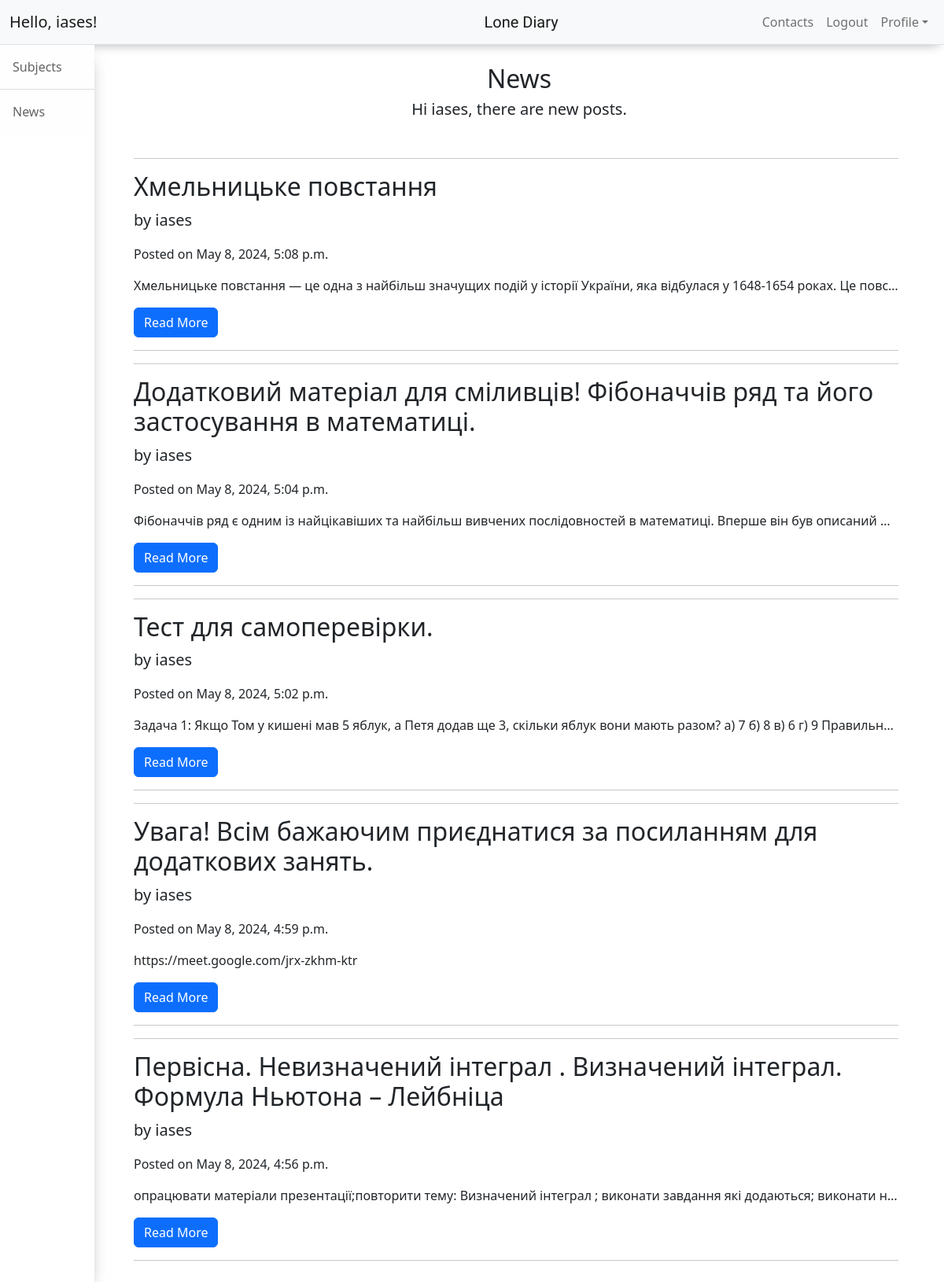
Page /news (signed in) on the committed database.
### mainsite/models.py (models this page shows, shortened)
class Lesson(models.Model):
    course = models.ForeignKey(Course, on_delete=models.CASCADE, verbose_name="Курс", null=True)
    title = models.CharField(max_length=90, verbose_name="Заголовок")
    content = models.TextField(verbose_name="Опис")
    published_date = models.DateTimeField(auto_created=True, verbose_name="Дата")
    category = models.ForeignKey(Category, on_delete=models.CASCADE, verbose_name="Категорія")
    user = models.ForeignKey(settings.AUTH_USER_MODEL, on_delete=models.CASCADE, verbose_name="Автор")
    class Meta:
        verbose_name = "Урок"
        verbose_name_plural = "Уроки"

### mainsite/views.py (the view)
# urls.py: path('news', views.news, name='news'),
def news(request):
    posts = Lesson.objects.all().order_by("-published_date")
    context = {
        'posts': posts,
    }
    return render(request, 'mainsite/news.html', context)

### templates/mainsite/news.html (shortened to what this page needs)
{% extends 'mainsite/base.html' %}
{% block content %}
<div class="main" style="display: flex;">
    {% include 'mainsite/includes/sidebar_pupil.html' %}
    <div class="content" style="width: 90%; display: block;">
        <br>
        <h2 align="center">News</h2>
        <h5 align="center">Hi {{ user.username }}, there are new posts.</h5>
        <div style="width: 90%; display: block; margin: 50px;">
            {% for post in posts %}
                <hr>
                <h2>{{post.title}}</h2>
                <p class="lead">by {{post.user}}</p>
                <p> Posted on {{ post.published_date }}</p>
                <p style="overflow: hidden; max-width: 185ch; white-space: nowrap; text-overflow: ellipsis;">{{ post.content }}</p>
                <a class="btn btn-primary" href="{% url 'post' title=post.title %}">Read More
                </a>
                <hr>
            {% endfor %}
        </div>
    </div>
</div>
{% endblock %}

### templates/mainsite/base.html (shortened to what this page needs)
<!DOCTYPE html>
<html lang="en">
{% load static %}
<head>
    <link href="{% static 'mainsite/css/styles.css' %}" rel="stylesheet"/>
</head>
<body>
<div id="page-content-wrapper">
    <nav class="navbar navbar-expand-lg navbar-light bg-light border-bottom" style="-webkit-box-shadow: 0px 7px 13px -7px rgba(0,0,0,0.31); -moz-box-shadow: 0px 7px 13px -7px rgba(0,0,0,0.31); box-shadow: 0px 7px 13px -7px rgba(0,0,0,0.31);">
        <div class="container-fluid">
            <div class="collapse navbar-collapse" id="navbarSupportedContent">
                {% if user.is_authenticated %}
                    <div class="navbar-brand">Hello, {{ user.username }}!</div>
                {% else %}
                    <div class="navbar-brand">Hello</div>
                {% endif %}
                <a class="navbar-brand" href="/" style='padding-left: 40.5%; font-family: "Poetsen One", sans-serif; font-weight: 400; font-style: normal; font-size: 20px;'>Lone Diary</a>
                <ul class="navbar-nav ms-auto mt-2 mt-lg-0">
                    <li class="nav-item"><a class="nav-link" href="{% url 'contacts' %}">Contacts</a></li>
                    {% if user.is_authenticated %}
                    <li class="nav-item"><a class="nav-link" href="{% url 'logout' %}">Logout</a></li>
                    {% else %}
                    <li class="nav-item"><a class="nav-link" href="{% url 'login' %}">Login</a>
                    <li class="nav-item"><a class="nav-link" href="#">|</a>
                    <li class="nav-item"><a class="nav-link" href="{% url 'register' %}">Registration   </a>
                    {% endif %}
                    <li class="nav-item dropdown">
                        <a class="nav-link dropdown-toggle" id="navbarDropdown" href="#" role="button"
                           data-bs-toggle="dropdown" aria-haspopup="true" aria-expanded="false">Profile</a>
                    </li>
                </ul>
            </div>
        </div>
    </nav>
    {% block content %}
    {% endblock %}
</div>
</body>
</html>

### rows in the picture
Lesson: title "Хмельницьке повстання", user "iases", published_date "May 8, 2024, 5:08 p.m.", content "Хмельницьке повстання — це одна з найбільш значущих подій у історії України, яка відбулася у 1648-1654 роках. Це повс…"
Lesson: title "Додатковий матеріал для сміливців! Фібоначчів ряд та його застосування в математиці.", user "iases", published_date "May 8, 2024, 5:04 p.m.", content "Фібоначчів ряд є одним із найцікавіших та найбільш вивчених послідовностей в математиці. Вперше він був описаний…"
Lesson: title "Тест для самоперевірки.", user "iases", published_date "May 8, 2024, 5:02 p.m.", content "Задача 1: Якщо Том у кишені мав 5 яблук, а Петя додав ще 3, скільки яблук вони мають разом? а) 7 б) 8 в) 6 г) 9 Правильн…"
Lesson: title "Увага! Всім бажаючим приєднатися за посиланням для додаткових занять.", user "iases", published_date "May 8, 2024, 4:59 p.m.", content "https://meet.google.com/jrx-zkhm-ktr"
Lesson: title "Первісна. Невизначений інтеграл . Визначений інтеграл. Формула Ньютона – Лейбніца", user "iases", published_date "May 8, 2024, 4:56 p.m.", content "опрацювати матеріали презентації;повторити тему: Визначений інтеграл ; виконати завдання які додаються; виконати н…"

### other values in the picture
{{ user.username }} "iases"
